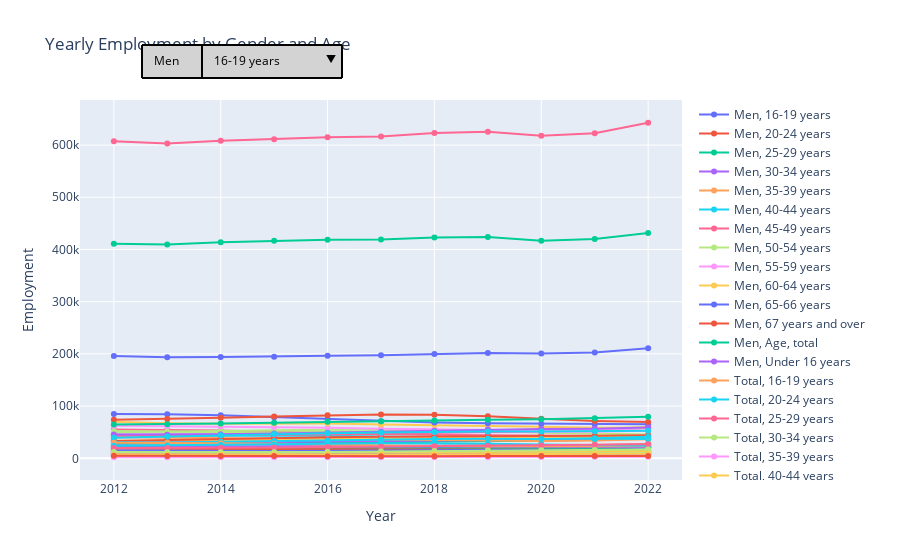

Notebook code cell kept with this figure:
### Code cell
import plotly.graph_objects as go

# Assuming kas_new is your DataFrame with the required data
# Make sure kas_new contains 'Year', 'Employment', 'Gender', and 'Age' columns

# Group by 'Year', 'Gender', and 'Age', and sum up the 'Employment' values
yearly_employment = kas_new.groupby(['Year', 'Gender', 'Age'])['Employment'].sum().reset_index()

# Create a figure
fig = go.Figure()

# Add traces for each gender
for gender in yearly_employment['Gender'].unique():
    for age in yearly_employment['Age'].unique():
        filtered_data = yearly_employment[(yearly_employment['Gender'] == gender) & (yearly_employment['Age'] == age)]
        fig.add_trace(go.Scatter(x=filtered_data['Year'], y=filtered_data['Employment'],
                                 mode='lines+markers', name=f"{gender}, {age}",
                                 text=filtered_data['Employment'],  # Set the text to Employment value
                                 hoverinfo='x+y+text'))  # Show Year, Employment, and text on hover

# Define dropdown menus for Gender and Age
gender_options = [{'label': gender, 'method': 'update', 'args': [{'visible': yearly_employment['Gender'] == gender}]} for gender in yearly_employment['Gender'].unique()]
age_options = [{'label': age, 'method': 'update', 'args': [{'visible': yearly_employment['Age'] == age}]} for age in yearly_employment['Age'].unique()]

# Create updatemenus
updatemenus = [{'buttons': gender_options,
                'direction': 'down',
                'showactive': True,
                'x': 0.1,
                'xanchor': 'left',
                'y': 1.15,
                'yanchor': 'top',
                'bordercolor': 'black',
                'font': {'color': 'black'},
                'bgcolor': 'lightgray',
                'borderwidth': 2,
                'name': 'Gender Filter'},  # Use 'name' instead of 'label'
               {'buttons': age_options,
                'direction': 'down',
                'showactive': True,
                'x': 0.2,
                'xanchor': 'left',
                'y': 1.15,
                'yanchor': 'top',
                'bordercolor': 'black',
                'font': {'color': 'black'},
                'bgcolor': 'lightgray',
                'borderwidth': 2,
                'name': 'Age Filter'}]  # Use 'name' instead of 'label'

# Update layout with updatemenus
fig.update_layout(updatemenus=updatemenus)

# Update the layout
fig.update_layout(title='Yearly Employment by Gender and Age',
                  xaxis_title='Year', yaxis_title='Employment',
                  hovermode='closest',
                  showlegend=True)

# Show the plot
fig.show()

#Ny

### Figure 1 — Plotly figure (JSON) as saved in the notebook; plotly's stock layout.template omitted (floating-point values rounded to 4 significant figures; data arrays with more than 128 entries replaced by an {"elided": "..."} marker saying what was removed)
{"data": [{"hoverinfo": "x+y+text", "mode": "lines+markers", "name": "Men, 16-19 years", "text": [9181, 9002, 9059, 8543, 8287, 8270, 8734, 8793, 8606, 8632, 8918], "type": "scatter", "x": [2012, 2013, 2014, 2015, 2016, 2017, 2018, 2019, 2020, 2021, 2022], "y": [9181, 9002, 9059, 8543, 8287, 8270, 8734, 8793, 8606, 8632, 8918]}, {"hoverinfo": "x+y+text", "mode": "lines+markers", "name": "Men, 20-24 years", "text": [19986, 19974, 21003, 21966, 22714, 23297, 24236, 24539, 24185, 25304, 26948], "type": "scatter", "x": [2012, 2013, 2014, 2015, 2016, 2017, 2018, 2019, 2020, 2021, 2022], "y": [19986, 19974, 21003, 21966, 22714, 23297, 24236, 24539, 24185, 25304, 26948]}, {"hoverinfo": "x+y+text", "mode": "lines+markers", "name": "Men, 25-29 years", "text": [27765, 27851, 28576, 29307, 29757, 30679, 32196, 32994, 33549, 35081, 37982], "type": "scatter", "x": [2012, 2013, 2014, 2015, 2016, 2017, 2018, 2019, 2020, 2021, 2022], "y": [27765, 27851, 28576, 29307, 29757, 30679, 32196, 32994, 33549, 35081, 37982]}, {"hoverinfo": "x+y+text", "mode": "lines+markers", "name": "Men, 30-34 years", "text": [33282, 32234, 31835, 31463, 32016, 32853, 33822, 34634, 35190, 36326, 38356], "type": "scatter", "x": [2012, 2013, 2014, 2015, 2016, 2017, 2018, 2019, 2020, 2021, 2022], "y": [33282, 32234, 31835, 31463, 32016, 32853, 33822, 34634, 35190, 36326, 38356]}, {"hoverinfo": "x+y+text", "mode": "lines+markers", "name": "Men, 35-39 years", "text": [40117, 39481, 39236, 38284, 36947, 35822, 35201, 34321, 33318, 34298, 36336], "type": "scatter", "x": [2012, 2013, 2014, 2015, 2016, 2017, 2018, 2019, 2020, 2021, 2022], "y": [40117, 39481, 39236, 38284, 36947, 35822, 35201, 34321, 33318, 34298, 36336]}, {"hoverinfo": "x+y+text", "mode": "lines+markers", "name": "Men, 40-44 years", "text": [45540, 43710, 43369, 43582, 43282, 41687, 41055, 40072, 38291, 37119, 37164], "type": "scatter", "x": [2012, 2013, 2014, 2015, 2016, 2017, 2018, 2019, 2020, 2021, 2022], "y": [45540, 43710, 43369, 43582, 43282, 41687, 41055, 40072, 38291, 37119, 37164]}, {"hoverinfo": "x+y+text", "mode": "lines+markers", "name": "Men, 45-49 years", "text": [55034, 54504, 53201, 50990, 48545, 46336, 44918, 43972, 43038, 42434, 42215], "type": "scatter", "x": [2012, 2013, 2014, 2015, 2016, 2017, 2018, 2019, 2020, 2021, 2022], "y": [55034, 54504, 53201, 50990, 48545, 46336, 44918, 43972, 43038, 42434, 42215]}, {"hoverinfo": "x+y+text", "mode": "lines+markers", "name": "Men, 50-54 years", "text": [49695, 50457, 52118, 53686, 54683, 55095, 54580, 52629, 49178, 46832, 45799], "type": "scatter", "x": [2012, 2013, 2014, 2015, 2016, 2017, 2018, 2019, 2020, 2021, 2022], "y": [49695, 50457, 52118, 53686, 54683, 55095, 54580, 52629, 49178, 46832, 45799]}, {"hoverinfo": "x+y+text", "mode": "lines+markers", "name": "Men, 55-59 years", "text": [45121, 45473, 46582, 47528, 48437, 48755, 49554, 50250, 50146, 51010, 52713], "type": "scatter", "x": [2012, 2013, 2014, 2015, 2016, 2017, 2018, 2019, 2020, 2021, 2022], "y": [45121, 45473, 46582, 47528, 48437, 48755, 49554, 50250, 50146, 51010, 52713]}, {"hoverinfo": "x+y+text", "mode": "lines+markers", "name": "Men, 60-64 years", "text": [33518, 33533, 34357, 35543, 36833, 37853, 38845, 40174, 40277, 40673, 41983], "type": "scatter", "x": [2012, 2013, 2014, 2015, 2016, 2017, 2018, 2019, 2020, 2021, 2022], "y": [33518, 33533, 34357, 35543, 36833, 37853, 38845, 40174, 40277, 40673, 41983]}, {"hoverinfo": "x+y+text", "mode": "lines+markers", "name": "Men, 65-66 years", "text": [10508, 10190, 9863, 9621, 9541, 9657, 10032, 10235, 10297, 11034, 11773], "type": "scatter", "x": [2012, 2013, 2014, 2015, 2016, 2017, 2018, 2019, 2020, 2021, 2022], "y": [10508, 10190, 9863, 9621, 9541, 9657, 10032, 10235, 10297, 11034, 11773]}, {"hoverinfo": "x+y+text", "mode": "lines+markers", "name": "Men, 67 years and over", "text": [33362, 35401, 37415, 39266, 40448, 41536, 42434, 43016, 42970, 43118, 43948], "type": "scatter", "x": [2012, 2013, 2014, 2015, 2016, 2017, 2018, 2019, 2020, 2021, 2022], "y": [33362, 35401, 37415, 39266, 40448, 41536, 42434, 43016, 42970, 43118, 43948]}, {"hoverinfo": "x+y+text", "mode": "lines+markers", "name": "Men, Age, total", "text": [411210, 409382, 414088, 416828, 418734, 418902, 423089, 423772, 416878, 419917, 431728], "type": "scatter", "x": [2012, 2013, 2014, 2015, 2016, 2017, 2018, 2019, 2020, 2021, 2022], "y": [411210, 409382, 414088, 416828, 418734, 418902, 423089, 423772, 416878, 419917, 431728]}, {"hoverinfo": "x+y+text", "mode": "lines+markers", "name": "Men, Under 16 years", "text": [8099, 7567, 7485, 7046, 7239, 7061, 7478, 8146, 7835, 8056, 7596], "type": "scatter", "x": [2012, 2013, 2014, 2015, 2016, 2017, 2018, 2019, 2020, 2021, 2022], "y": [8099, 7567, 7485, 7046, 7239, 7061, 7478, 8146, 7835, 8056, 7596]}, {"hoverinfo": "x+y+text", "mode": "lines+markers", "name": "Total, 16-19 years", "text": [14001, 13667, 13762, 13032, 12733, 12708, 13367, 13354, 12823, 13047, 13690], "type": "scatter", "x": [2012, 2013, 2014, 2015, 2016, 2017, 2018, 2019, 2020, 2021, 2022], "y": [14001, 13667, 13762, 13032, 12733, 12708, 13367, 13354, 12823, 13047, 13690]}, {"hoverinfo": "x+y+text", "mode": "lines+markers", "name": "Total, 20-24 years", "text": [30692, 30404, 31726, 33204, 34314, 35384, 36768, 37593, 36967, 38384, 41170], "type": "scatter", "x": [2012, 2013, 2014, 2015, 2016, 2017, 2018, 2019, 2020, 2021, 2022], "y": [30692, 30404, 31726, 33204, 34314, 35384, 36768, 37593, 36967, 38384, 41170]}, {"hoverinfo": "x+y+text", "mode": "lines+markers", "name": "Total, 25-29 years", "text": [43347, 43208, 44112, 44937, 45536, 46686, 48784, 50294, 51199, 53531, 58515], "type": "scatter", "x": [2012, 2013, 2014, 2015, 2016, 2017, 2018, 2019, 2020, 2021, 2022], "y": [43347, 43208, 44112, 44937, 45536, 46686, 48784, 50294, 51199, 53531, 58515]}, {"hoverinfo": "x+y+text", "mode": "lines+markers", "name": "Total, 30-34 years", "text": [52482, 50692, 49887, 49313, 50378, 51743, 53118, 54215, 54889, 56335, 59906], "type": "scatter", "x": [2012, 2013, 2014, 2015, 2016, 2017, 2018, 2019, 2020, 2021, 2022], "y": [52482, 50692, 49887, 49313, 50378, 51743, 53118, 54215, 54889, 56335, 59906]}, {"hoverinfo": "x+y+text", "mode": "lines+markers", "name": "Total, 35-39 years", "text": [62391, 61506, 61202, 59976, 58301, 56756, 55853, 54374, 53101, 54460, 57717], "type": "scatter", "x": [2012, 2013, 2014, 2015, 2016, 2017, 2018, 2019, 2020, 2021, 2022], "y": [62391, 61506, 61202, 59976, 58301, 56756, 55853, 54374, 53101, 54460, 57717]}, {"hoverinfo": "x+y+text", "mode": "lines+markers", "name": "Total, 40-44 years", "text": [69912, 67078, 66385, 66724, 66612, 64555, 63672, 62786, 60490, 58698, 58843], "type": "scatter", "x": [2012, 2013, 2014, 2015, 2016, 2017, 2018, 2019, 2020, 2021, 2022], "y": [69912, 67078, 66385, 66724, 66612, 64555, 63672, 62786, 60490, 58698, 58843]}, {"hoverinfo": "x+y+text", "mode": "lines+markers", "name": "Total, 45-49 years", "text": [85022, 84438, 82257, 78815, 74603, 70791, 68502, 67043, 65925, 65241, 65151], "type": "scatter", "x": [2012, 2013, 2014, 2015, 2016, 2017, 2018, 2019, 2020, 2021, 2022], "y": [85022, 84438, 82257, 78815, 74603, 70791, 68502, 67043, 65925, 65241, 65151]}, {"hoverinfo": "x+y+text", "mode": "lines+markers", "name": "Total, 50-54 years", "text": [73711, 75128, 77595, 80147, 82478, 83843, 83315, 80500, 75621, 71643, 69738], "type": "scatter", "x": [2012, 2013, 2014, 2015, 2016, 2017, 2018, 2019, 2020, 2021, 2022], "y": [73711, 75128, 77595, 80147, 82478, 83843, 83315, 80500, 75621, 71643, 69738]}, {"hoverinfo": "x+y+text", "mode": "lines+markers", "name": "Total, 55-59 years", "text": [64920, 65154, 66704, 68227, 69904, 70871, 72479, 73955, 74651, 76539, 79442], "type": "scatter", "x": [2012, 2013, 2014, 2015, 2016, 2017, 2018, 2019, 2020, 2021, 2022], "y": [64920, 65154, 66704, 68227, 69904, 70871, 72479, 73955, 74651, 76539, 79442]}, {"hoverinfo": "x+y+text", "mode": "lines+markers", "name": "Total, 60-64 years", "text": [45484, 45132, 45903, 47353, 49129, 50837, 52738, 55122, 55906, 56705, 58959], "type": "scatter", "x": [2012, 2013, 2014, 2015, 2016, 2017, 2018, 2019, 2020, 2021, 2022], "y": [45484, 45132, 45903, 47353, 49129, 50837, 52738, 55122, 55906, 56705, 58959]}, {"hoverinfo": "x+y+text", "mode": "lines+markers", "name": "Total, 65-66 years", "text": [12741, 12447, 12043, 11748, 11571, 11689, 12095, 12412, 12742, 13787, 14860], "type": "scatter", "x": [2012, 2013, 2014, 2015, 2016, 2017, 2018, 2019, 2020, 2021, 2022], "y": [12741, 12447, 12043, 11748, 11571, 11689, 12095, 12412, 12742, 13787, 14860]}, {"hoverinfo": "x+y+text", "mode": "lines+markers", "name": "Total, 67 years and over", "text": [39550, 41945, 44395, 46647, 48076, 49487, 50626, 51280, 51365, 51680, 52785], "type": "scatter", "x": [2012, 2013, 2014, 2015, 2016, 2017, 2018, 2019, 2020, 2021, 2022], "y": [39550, 41945, 44395, 46647, 48076, 49487, 50626, 51280, 51365, 51680, 52785]}, {"hoverinfo": "x+y+text", "mode": "lines+markers", "name": "Total, Age, total", "text": [607283, 603002, 608096, 611372, 615049, 616396, 622950, 625576, 617759, 622576, 642769], "type": "scatter", "x": [2012, 2013, 2014, 2015, 2016, 2017, 2018, 2019, 2020, 2021, 2022], "y": [607283, 603002, 608096, 611372, 615049, 616396, 622950, 625576, 617759, 622576, 642769]}, {"hoverinfo": "x+y+text", "mode": "lines+markers", "name": "Total, Under 16 years", "text": [13028, 12201, 12134, 11246, 11414, 11048, 11632, 12648, 12071, 12523, 11995], "type": "scatter", "x": [2012, 2013, 2014, 2015, 2016, 2017, 2018, 2019, 2020, 2021, 2022], "y": [13028, 12201, 12134, 11246, 11414, 11048, 11632, 12648, 12071, 12523, 11995]}, {"hoverinfo": "x+y+text", "mode": "lines+markers", "name": "Women, 16-19 years", "text": [4819, 4663, 4702, 4488, 4446, 4439, 4630, 4565, 4221, 4416, 4773], "type": "scatter", "x": [2012, 2013, 2014, 2015, 2016, 2017, 2018, 2019, 2020, 2021, 2022], "y": [4819, 4663, 4702, 4488, 4446, 4439, 4630, 4565, 4221, 4416, 4773]}, {"hoverinfo": "x+y+text", "mode": "lines+markers", "name": "Women, 20-24 years", "text": [10703, 10427, 10723, 11241, 11598, 12088, 12528, 13054, 12780, 13078, 14222], "type": "scatter", "x": [2012, 2013, 2014, 2015, 2016, 2017, 2018, 2019, 2020, 2021, 2022], "y": [10703, 10427, 10723, 11241, 11598, 12088, 12528, 13054, 12780, 13078, 14222]}, {"hoverinfo": "x+y+text", "mode": "lines+markers", "name": "Women, 25-29 years", "text": [15585, 15357, 15537, 15630, 15781, 16008, 16590, 17304, 17649, 18452, 20534], "type": "scatter", "x": [2012, 2013, 2014, 2015, 2016, 2017, 2018, 2019, 2020, 2021, 2022], "y": [15585, 15357, 15537, 15630, 15781, 16008, 16590, 17304, 17649, 18452, 20534]}, {"hoverinfo": "x+y+text", "mode": "lines+markers", "name": "Women, 30-34 years", "text": [19199, 18459, 18056, 17848, 18358, 18891, 19295, 19579, 19699, 20009, 21553], "type": "scatter", "x": [2012, 2013, 2014, 2015, 2016, 2017, 2018, 2019, 2020, 2021, 2022], "y": [19199, 18459, 18056, 17848, 18358, 18891, 19295, 19579, 19699, 20009, 21553]}, {"hoverinfo": "x+y+text", "mode": "lines+markers", "name": "Women, 35-39 years", "text": [22276, 22021, 21968, 21692, 21354, 20934, 20649, 20053, 19789, 20162, 21382], "type": "scatter", "x": [2012, 2013, 2014, 2015, 2016, 2017, 2018, 2019, 2020, 2021, 2022], "y": [22276, 22021, 21968, 21692, 21354, 20934, 20649, 20053, 19789, 20162, 21382]}, {"hoverinfo": "x+y+text", "mode": "lines+markers", "name": "Women, 40-44 years", "text": [24373, 23367, 23016, 23145, 23326, 22866, 22619, 22714, 22203, 21578, 21678], "type": "scatter", "x": [2012, 2013, 2014, 2015, 2016, 2017, 2018, 2019, 2020, 2021, 2022], "y": [24373, 23367, 23016, 23145, 23326, 22866, 22619, 22714, 22203, 21578, 21678]}, {"hoverinfo": "x+y+text", "mode": "lines+markers", "name": "Women, 45-49 years", "text": [29988, 29935, 29053, 27827, 26059, 24456, 23584, 23070, 22886, 22808, 22938], "type": "scatter", "x": [2012, 2013, 2014, 2015, 2016, 2017, 2018, 2019, 2020, 2021, 2022], "y": [29988, 29935, 29053, 27827, 26059, 24456, 23584, 23070, 22886, 22808, 22938]}, {"hoverinfo": "x+y+text", "mode": "lines+markers", "name": "Women, 50-54 years", "text": [24014, 24677, 25475, 26464, 27794, 28745, 28732, 27871, 26444, 24814, 23938], "type": "scatter", "x": [2012, 2013, 2014, 2015, 2016, 2017, 2018, 2019, 2020, 2021, 2022], "y": [24014, 24677, 25475, 26464, 27794, 28745, 28732, 27871, 26444, 24814, 23938]}, {"hoverinfo": "x+y+text", "mode": "lines+markers", "name": "Women, 55-59 years", "text": [19797, 19683, 20124, 20701, 21471, 22115, 22928, 23704, 24503, 25528, 26728], "type": "scatter", "x": [2012, 2013, 2014, 2015, 2016, 2017, 2018, 2019, 2020, 2021, 2022], "y": [19797, 19683, 20124, 20701, 21471, 22115, 22928, 23704, 24503, 25528, 26728]}, {"hoverinfo": "x+y+text", "mode": "lines+markers", "name": "Women, 60-64 years", "text": [11965, 11596, 11546, 11809, 12296, 12986, 13893, 14949, 15627, 16032, 16975], "type": "scatter", "x": [2012, 2013, 2014, 2015, 2016, 2017, 2018, 2019, 2020, 2021, 2022], "y": [11965, 11596, 11546, 11809, 12296, 12986, 13893, 14949, 15627, 16032, 16975]}, {"hoverinfo": "x+y+text", "mode": "lines+markers", "name": "Women, 65-66 years", "text": [2233, 2261, 2181, 2124, 2030, 2031, 2063, 2178, 2448, 2753, 3087], "type": "scatter", "x": [2012, 2013, 2014, 2015, 2016, 2017, 2018, 2019, 2020, 2021, 2022], "y": [2233, 2261, 2181, 2124, 2030, 2031, 2063, 2178, 2448, 2753, 3087]}, {"hoverinfo": "x+y+text", "mode": "lines+markers", "name": "Women, 67 years and over", "text": [6191, 6542, 6980, 7383, 7629, 7952, 8194, 8262, 8391, 8561, 8838], "type": "scatter", "x": [2012, 2013, 2014, 2015, 2016, 2017, 2018, 2019, 2020, 2021, 2022], "y": [6191, 6542, 6980, 7383, 7629, 7952, 8194, 8262, 8391, 8561, 8838]}, {"hoverinfo": "x+y+text", "mode": "lines+markers", "name": "Women, Age, total", "text": [196073, 193619, 194009, 194550, 196315, 197496, 199862, 201809, 200883, 202654, 211041], "type": "scatter", "x": [2012, 2013, 2014, 2015, 2016, 2017, 2018, 2019, 2020, 2021, 2022], "y": [196073, 193619, 194009, 194550, 196315, 197496, 199862, 201809, 200883, 202654, 211041]}, {"hoverinfo": "x+y+text", "mode": "lines+markers", "name": "Women, Under 16 years", "text": [4930, 4636, 4648, 4199, 4177, 3988, 4154, 4502, 4236, 4466, 4399], "type": "scatter", "x": [2012, 2013, 2014, 2015, 2016, 2017, 2018, 2019, 2020, 2021, 2022], "y": [4930, 4636, 4648, 4199, 4177, 3988, 4154, 4502, 4236, 4466, 4399]}], "layout": {"hovermode": "closest", "showlegend": true, "title": {"text": "Yearly Employment by Gender and Age"}, "updatemenus": [{"bgcolor": "lightgray", "bordercolor": "black", "borderwidth": 2, "buttons": [{"args": [{"visible": {"elided": "462 bool values"}}], "label": "Men", "method": "update"}, {"args": [{"visible": {"elided": "462 bool values"}}], "label": "Total", "method": "update"}, {"args": [{"visible": {"elided": "462 bool values"}}], "label": "Women", "method": "update"}], "direction": "down", "font": {"color": "black"}, "name": "Gender Filter", "showactive": true, "x": 0.1, "xanchor": "left", "y": 1.15, "yanchor": "top"}, {"bgcolor": "lightgray", "bordercolor": "black", "borderwidth": 2, "buttons": [{"args": [{"visible": {"elided": "462 bool values"}}], "label": "16-19 years", "method": "update"}, {"args": [{"visible": {"elided": "462 bool values"}}], "label": "20-24 years", "method": "update"}, {"args": [{"visible": {"elided": "462 bool values"}}], "label": "25-29 years", "method": "update"}, {"args": [{"visible": {"elided": "462 bool values"}}], "label": "30-34 years", "method": "update"}, {"args": [{"visible": {"elided": "462 bool values"}}], "label": "35-39 years", "method": "update"}, {"args": [{"visible": {"elided": "462 bool values"}}], "label": "40-44 years", "method": "update"}, {"args": [{"visible": {"elided": "462 bool values"}}], "label": "45-49 years", "method": "update"}, {"args": [{"visible": {"elided": "462 bool values"}}], "label": "50-54 years", "method": "update"}, {"args": [{"visible": {"elided": "462 bool values"}}], "label": "55-59 years", "method": "update"}, {"args": [{"visible": {"elided": "462 bool values"}}], "label": "60-64 years", "method": "update"}, {"args": [{"visible": {"elided": "462 bool values"}}], "label": "65-66 years", "method": "update"}, {"args": [{"visible": {"elided": "462 bool values"}}], "label": "67 years and over", "method": "update"}, {"args": [{"visible": {"elided": "462 bool values"}}], "label": "Age, total", "method": "update"}, {"args": [{"visible": {"elided": "462 bool values"}}], "label": "Under 16 years", "method": "update"}], "direction": "down", "font": {"color": "black"}, "name": "Age Filter", "showactive": true, "x": 0.2, "xanchor": "left", "y": 1.15, "yanchor": "top"}], "xaxis": {"title": {"text": "Year"}}, "yaxis": {"title": {"text": "Employment"}}}}
